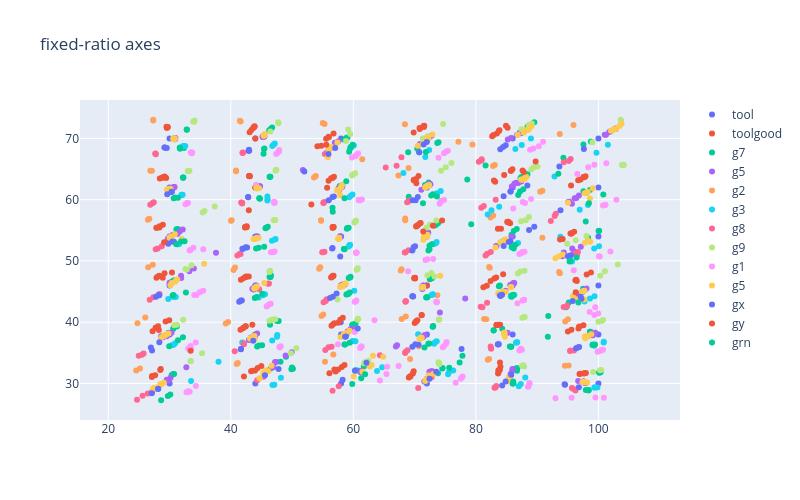
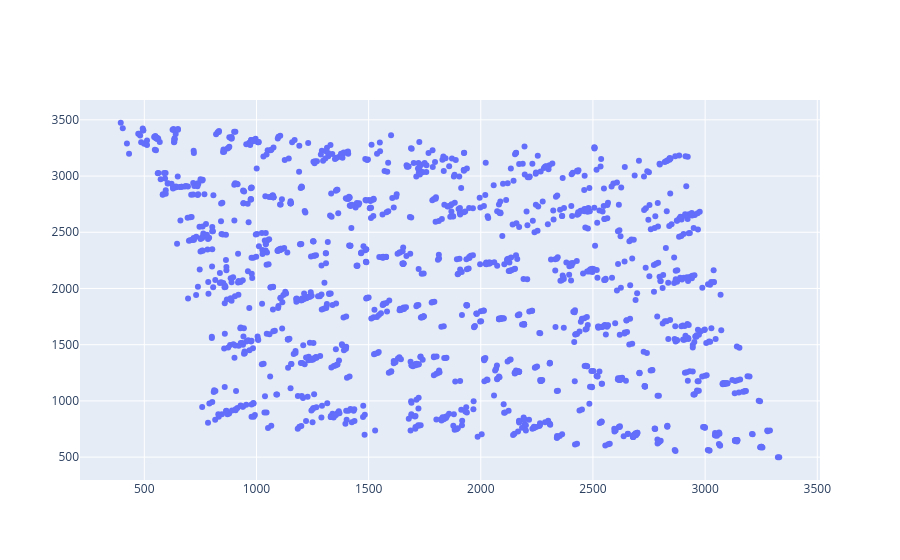

These figures' notebook cell, in order:
### Code cell
pts = [
  # (gridlstr1, 'lstr', 71),
  # (gridlstr2, 'lstr', 71),
  # (gridlstr3, 'lstr', 71),
  # (gridlstk1, 'lstk', 71),
  # (gridlstk2, 'lstk', 71),
  # (gridlstk3, 'lstk', 71),
  # (gridlstn1, 'lstn', 71),
  # (gridlstn2, 'lstn', 71),
  # (gridlstl1, 'lstl', 71),
  # (gridlstl2, 'lstl', 71),
  # (gridlstl3, 'lstl', 71),

  # (gridlstm1, 'mid', 71),
  # (gridlstm2, 'mid', 71),
  # (gridlstm3, 'mid', 71),
  # (gridlstm4, 'mid', 71),

    
  (gridfn7_1, 'g7', 71),
  (gridfn7_2, 'g7', 71),
  (gridfn7_3, 'g7', 71),


  (gridfn5_1, 'g5', 78),
  (gridfn5_2, 'g5', 71),
  (gridfn5_3, 'g5', 71),
  (gridfn5_4, 'g5', 71),
  (gridfn5_5, 'g5', 71),
  (gridfn5_6, 'g5', 71),

  (gridfn2_1, 'g2', 71),
  (gridfn2_2, 'g2', 71),

  (gridfn3_1, 'g3', 71),
  (gridfn3_2, 'g3', 71),
  (gridfn3_3, 'g3', 71),
    
  (gridfn8_1, 'g8', 71),
  (gridfn8_2, 'g8', 71),
  (gridfn8_3, 'g8', 71),

  (gridfn9_1, 'g9', 71),
  (gridfn9_2, 'g9', 71),
  (gridfn9_3, 'g9', 71),

  (gridfn1_1, 'g1', 71),
  (gridfn1_2, 'g1', 71),
  (gridfn1_3, 'g1', 71),
  (gridfn1_4, 'g1', 71),
    
  # (gridcn5_11, 'g5', 71),
  # (gridcn5_12, 'g5', 71),
  (gridcn5_13, 'g5', 71),
  (gridcn5_14, 'g5', 71),

  (gridxxx_1, 'gx', 71),
  (gridxxx_2, 'gy', 71),
  (gridxxx_3, 'gy', 71),

  (gridgrn_1, 'grn', 71),
    

    
    
]
npts = []

MINSTD = 5

for pt, n, ix in pts:
    tl, tch = zip(*pt)
    tch = [(t[0], t[1], t[2]) for t in tch]
    npts.append((list(zip(tl, tch)), n, ix))
pts = npts


from collections import defaultdict
from itertools import chain

all_samples = defaultdict(list)

for k, v in chain(*(p[0] for p in pts if p[1] == 'g5')):
    all_samples[k].append(v)

low_var_s = []
variances = []
for k, v in all_samples.items():
    stds = np.array(v).std(axis=0)
    varns = np.array(v).var(axis=0)
    if stds.mean() < MINSTD:
        low_var_s.append(k)
        variances.append(stds)





pts_space, pts_sensed = zip(*(reduce(lambda pt, c: pt + c[0], pts, [])))
pts_space, pts_sensed = zip(*chain(*(p[0] for p in pts if p[1] == 'g5')))


fig = go.Figure()
df = pd.DataFrame(set(pts_space), columns=['x', 'y', 'z'])
fig.add_trace(go.Scatter(x=df.x, y=df.y,
                    mode='markers',
                    name='tool'))

df = pd.DataFrame(set(low_var_s), columns=['x', 'y', 'z'])
fig.add_trace(go.Scatter(x=df.x, y=df.y,
                    mode='markers',
                    name='toolgood'))

ptsspace_all = []
ptssense_all = []
for g, pt in groupby(pts, lambda x: x[1]): 
    dtset = []
    for data, name, c in pt:
        if not data:
            continue
        pts_space, pts_sensed = zip(*(data))
        reconstructed = [fd(pt[1]) for pt in data]
        
        df = pd.DataFrame(((*r, c) for r in reconstructed) , columns=['x', 'y', 'z', 'c'])
        dtset.append(df)
        ptsspace_all.extend(pts_space)
        ptssense_all.extend(pts_sensed)

    if not dtset:
        continue
    df = pd.concat(dtset)
    fig.add_trace(go.Scatter(x=df.x, y=df.y,
                        mode='markers',
                        name=name))

xdf = pd.DataFrame(ptssense_all, columns=['x', 'y', 'z'])


fig.update_layout(
    width = 800,
    height = 500,
    title = "fixed-ratio axes"
)
fig.update_yaxes(
    scaleanchor = "x",
    scaleratio = 1,
  )
fig.show()


fig = go.Figure()
fig.add_trace(go.Scatter(x=xdf.x, y=xdf.y,
                    mode='markers',
                    name='raw'))
fig.show()

def diff_tools(a, b):
    mcoords, tool1coords = zip(*a)
    _, tool2coords = zip(*b)

    tool1rec = [fd(pt) for pt in tool1coords]
    tool2rec = [fd(pt) for pt in tool2coords]
    
    d = np.array(tool1rec) - np.array(tool2rec)
    factor = 1    
    return np.median(d, axis=0).round(2) * factor


print("""
# 1     2
#   3 4
#    5
#   6 7
# 8    9
""")

print('5 vs 5')
print(diff_tools(gridfn5_1, gridfn5_2))
print(diff_tools(gridfn5_1, gridfn5_3))
print(diff_tools(gridfn5_1, gridfn5_4))

print('5 vs 2')
print(diff_tools(gridfn5_1, gridfn2_1))
print(diff_tools(gridfn5_1, gridfn2_2))

print('5 vs 3')
print(diff_tools(gridfn5_1, gridfn3_1))
print(diff_tools(gridfn5_1, gridfn3_2))
print(diff_tools(gridfn5_1, gridfn3_3))

print('5 vs 7')
print(diff_tools(gridfn5_1, gridfn7_1))
print(diff_tools(gridfn5_1, gridfn7_2))

print('5 vs 8')
print(diff_tools(gridfn5_1, gridfn8_1))
print(diff_tools(gridfn5_1, gridfn8_2))
print(diff_tools(gridfn5_1, gridfn8_3))

print('5 vs 9')
print(diff_tools(gridfn5_1, gridfn9_1))
print(diff_tools(gridfn5_1, gridfn9_2))
print(diff_tools(gridfn5_1, gridfn9_3))

print('5 vs 1')
print(diff_tools(gridfn5_1, gridfn1_1))
print(diff_tools(gridfn5_1, gridfn1_2))
print(diff_tools(gridfn5_1, gridfn1_3))
print(diff_tools(gridfn5_1, gridfn1_4))

print('5 vs 5-2')
print(diff_tools(gridcn5_13, gridcn5_14))


# print('5 vs x')
# print(diff_tools(gridfn5_1, gridxxx_1))
# print('5 vs y')
# print(diff_tools(gridfn5_1, gridxxx_2))
# print(diff_tools(gridfn5_1, gridxxx_3))
print('5 vs grn')
print(diff_tools(gridcn5_13, gridgrn_1))

# print(diff_tools(fl5x1, fl5x3))
